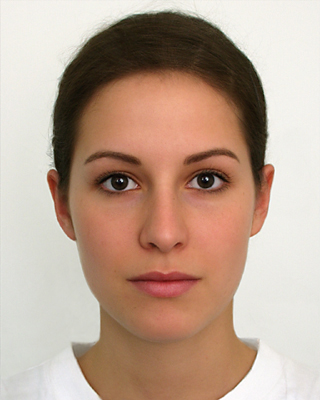
#> input picture Code/Data/Face_images/face1.jpg, 320 x 400 px
$ python -i asm.py   (imports and definitions only)   (older library calls are emulated)
#> lines starting #> are read from the running program, lines starting #| are printed output that depends on the picture
#> further down, picture is the input picture: shape (400, 320, 3); mean B, G, R 145.2, 162, 187.2
import numpy as np
import cv2 as cv
import select_area as sa
import procrustes_analysis as pa
import sys

# Set recursion limit
# [1 line not run here, left out]


# [111 lines left out: functions get_shapes_bound, set_model_position, set_initial_location, not called in this run]


def get_gradient_image(image, method=0):
    """
    Creates an array of high gradient points of the given image

    :param image: original image in greyscale
    :type image: numpy.ndarray
    :param method: 0 - Laplacian gradient, 1 - Sobel gradient, 2 - Canny edges
    :type method: int
    :return: high gradient points image
    :rtype: numpy.ndarray
    """
#> called with method = 0

    # blur the image
    blurred = cv.GaussianBlur(image, (5, 5), cv.BORDER_DEFAULT)
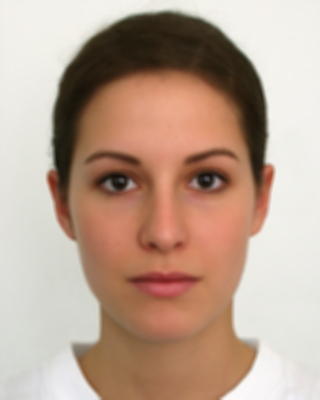
#> blurred: shape (400, 320, 3); mean B, G, R 145.2, 162, 187.3

    # count gradients with selected method
    if method == 0:
        gradient = cv.Laplacian(blurred, cv.CV_64F)
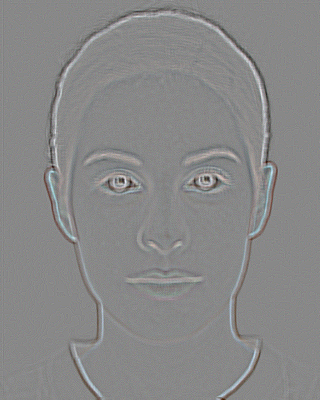
#> gradient: shape (400, 320, 3) float64; mean B, G, R 0, 0, 0; drawn with min black and max white
    elif method == 1:
        # Output datatype = cv.CV_64F. Then take its absolute and convert to cv.CV_8U
        sobel_x64 = cv.Sobel(blurred, cv.CV_64F, 1, 0, ksize=5)
        sobel_y64 = cv.Sobel(blurred, cv.CV_64F, 0, 1, ksize=5)
        abs_sobel_x64 = np.absolute(sobel_x64)
        abs_sobel_y64 = np.absolute(sobel_y64)
        sobel_x8 = np.uint8(abs_sobel_x64)
        sobel_y8 = np.uint8(abs_sobel_y64)
        gradient = cv.bitwise_or(sobel_x64, sobel_y64)
    elif method == 2:
        gradient = cv.Canny(blurred, 40, 90)
    else:
        return None

    return gradient


# [125 lines left out: functions get_surrounding_points_mean, find_new_point_position, fit_model, not called in this run]


# [14 lines not run here, left out]

>>> import cv2
>>> picture = cv2.imread('Data/Face_images/face1.jpg')
>>> result = get_gradient_image(picture)

$ run again, on Code/Data/Face_images/face2.jpg
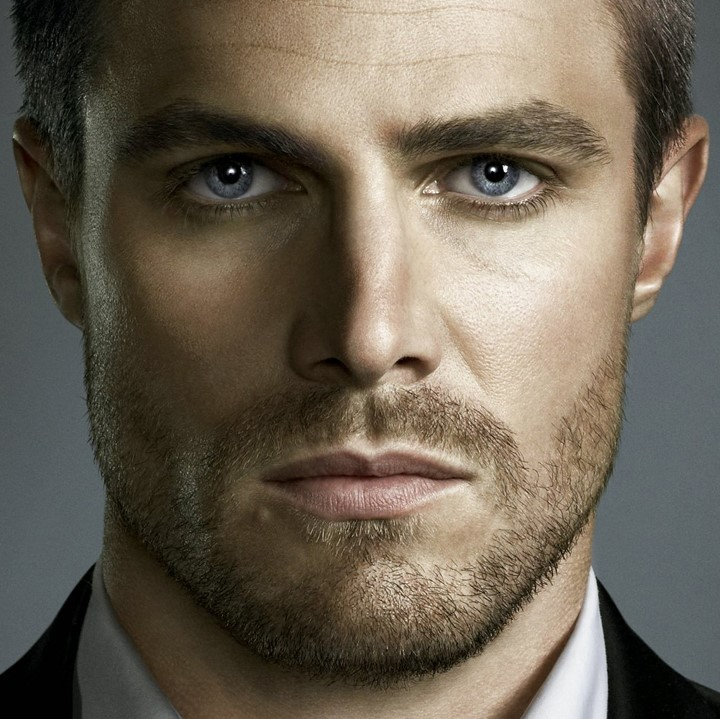
#> input picture Code/Data/Face_images/face2.jpg, 720 x 719 px
#> picture is the input picture: shape (719, 720, 3); mean B, G, R 84.7, 99.1, 108.5
#> in get_gradient_image, `gradient = cv.Laplacian(blurred, cv.CV_64F)`:
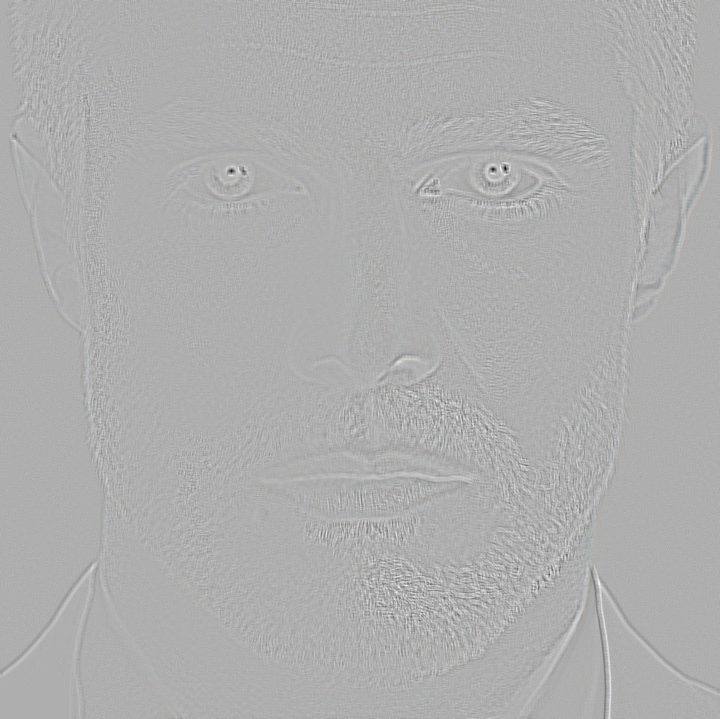
#> gradient: shape (719, 720, 3) float64; mean B, G, R 0, 0, 0; drawn with min black and max white

$ run again, on Code/Data/Face_images/face3.jpg
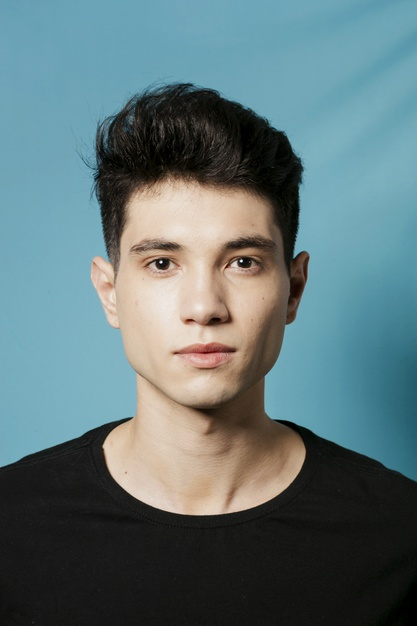
#> input picture Code/Data/Face_images/face3.jpg, 417 x 626 px
#> picture is the input picture: shape (626, 417, 3); mean B, G, R 120, 117.2, 95.9
#> in get_gradient_image, `gradient = cv.Laplacian(blurred, cv.CV_64F)`:
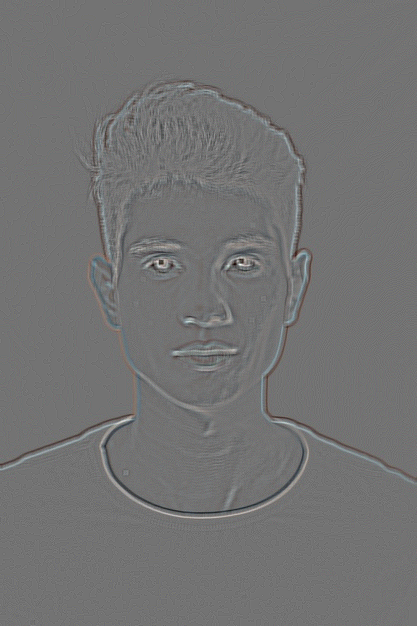
#> gradient: shape (626, 417, 3) float64; mean B, G, R 0, 0, 0; drawn with min black and max white
